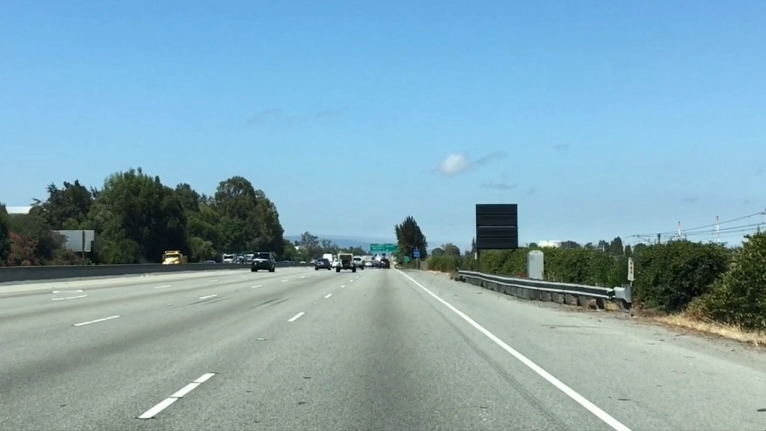
#> input picture Code/Chapter1 计算机视觉/attachment/rgb_image.jpg, 766 x 431 px
$ python combination_color_selector_and_region_mask.py
#> lines starting #> are read from the running program, lines starting #| are printed output that depends on the picture; after the words box and inside, x2 and y2 are one past the last pixel; in counts of white or black regions, pixels touching at a corner belong together
# -*- coding: UTF-8 -*-
"""
Nianshi
无人驾驶工程师 - 计算机视觉 - 结合颜色过滤与感兴趣区域提取识别车道线
功能：从一副RGB图像中找出白色的车道线
"""
import matplotlib.pyplot as plt
import matplotlib.image as mpimg
import numpy as np

# Read in the image
image = mpimg.imread('attachment/rgb_image.jpg')
#> image is the input picture: shape (431, 766, 3); mean R, G, B 130.4, 166.5, 180.1

# Grab the x and y sizes and make two copies of the image
# With one copy we'll extract only the pixels that meet our selection,
# then we'll paint those pixels red in the original image to see our selection
# overlaid on the original.
ysize = image.shape[0]
#> ysize = 431
xsize = image.shape[1]
#> xsize = 766
color_select= np.copy(image)
line_image = np.copy(image)

# Define our color criteria
red_threshold = 200
green_threshold = 200
blue_threshold = 200
rgb_threshold = [red_threshold, green_threshold, blue_threshold]

left_bottom = [0, 430]
right_bottom = [760, 430]
apex = [380, 240]

fit_left = np.polyfit((left_bottom[0], apex[0]), (left_bottom[1], apex[1]), 1)
fit_right = np.polyfit((right_bottom[0], apex[0]), (right_bottom[1], apex[1]), 1)
fit_bottom = np.polyfit((left_bottom[0], right_bottom[0]), (left_bottom[1], right_bottom[1]), 1)

# Mask pixels below the threshold
color_thresholds = (image[:,:,0] < rgb_threshold[0]) | \
                    (image[:,:,1] < rgb_threshold[1]) | \
                    (image[:,:,2] < rgb_threshold[2])
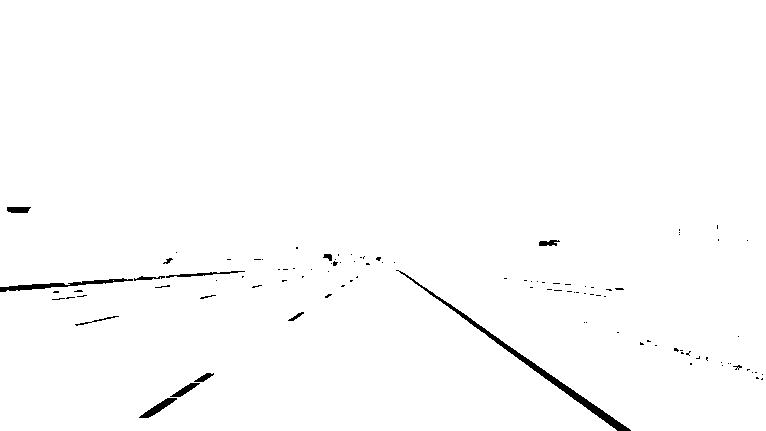
#> color_thresholds: shape (431, 766) bool; 99% white; 104 black regions (89 under 20 px), largest, box (x1, y1, x2, y2) and area: (396, 270, 631, 431) 1386, (0, 278, 133, 292) 512, (139, 398, 177, 418) 240

# Find the region inside the lines
XX, YY = np.meshgrid(np.arange(0, xsize), np.arange(0, ysize))
region_thresholds = (YY > (XX*fit_left[0] + fit_left[1])) & \
                    (YY > (XX*fit_right[0] + fit_right[1])) & \
                    (YY < (XX*fit_bottom[0] + fit_bottom[1]))
# Mask color selection
color_select[color_thresholds] = [0, 0, 0]
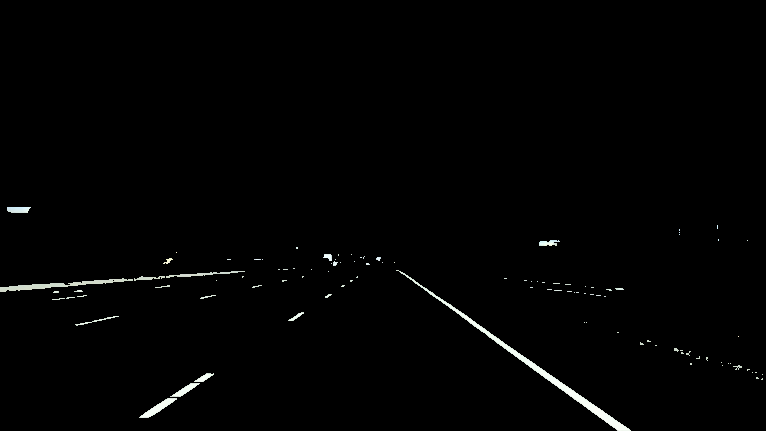
#> color_select: shape (431, 766, 3); mean R, G, B 2.4, 2.5, 2.4
# Find where image is both colored right and in the region
line_image[~color_thresholds & region_thresholds] = [255, 0, 0]
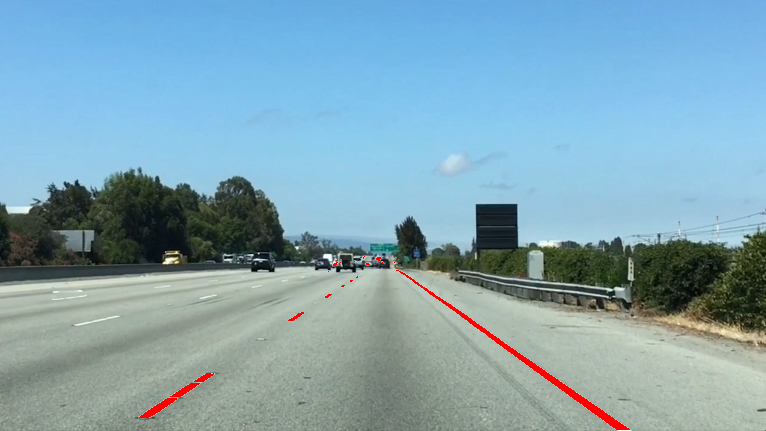
#> line_image: shape (431, 766, 3); 0.6% of pixels changed, all inside (x1, y1, x2, y2) = (139, 256, 630, 430)

# Display our two output images
plt.imshow(color_select)
plt.imshow(line_image)

# uncomment if plot does not display
plt.show()
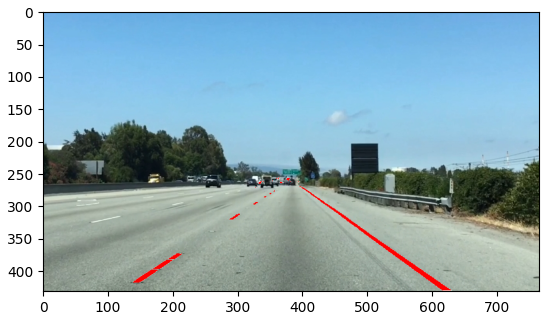
#> figure drawn by matplotlib, 1 panel
